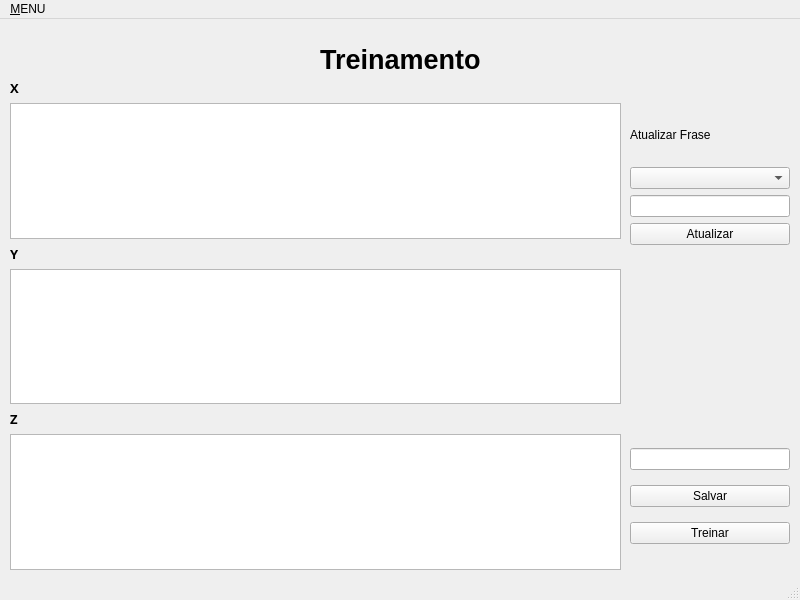
<?xml version="1.0" encoding="UTF-8"?>
<ui version="4.0">
 <class>MainWindow</class>
 <widget class="QMainWindow" name="MainWindow">
  <property name="geometry">
   <rect>
    <x>0</x>
    <y>0</y>
    <width>800</width>
    <height>600</height>
   </rect>
  </property>
  <property name="windowTitle">
   <string>SensorsProject - Predição</string>
  </property>
  <widget class="QWidget" name="centralwidget">
   <widget class="QWidget" name="gridLayoutWidget">
    <property name="geometry">
     <rect>
      <x>10</x>
      <y>60</y>
      <width>611</width>
      <height>491</height>
     </rect>
    </property>
    <layout class="QGridLayout" name="gridLayout">
     <item row="4" column="0">
      <widget class="QLabel" name="z_label">
       <property name="font">
        <font>
         <family>Arial Black</family>
         <pointsize>10</pointsize>
         <weight>75</weight>
         <bold>true</bold>
        </font>
       </property>
       <property name="text">
        <string>Z</string>
       </property>
      </widget>
     </item>
     <item row="3" column="0">
      <widget class="QGraphicsView" name="y_graph"/>
     </item>
     <item row="2" column="0">
      <widget class="QLabel" name="y_label">
       <property name="font">
        <font>
         <family>Arial Black</family>
         <pointsize>10</pointsize>
         <weight>75</weight>
         <bold>true</bold>
        </font>
       </property>
       <property name="text">
        <string>Y</string>
       </property>
      </widget>
     </item>
     <item row="5" column="0">
      <widget class="QGraphicsView" name="z_graph"/>
     </item>
     <item row="0" column="0">
      <widget class="QLabel" name="x_label">
       <property name="font">
        <font>
         <family>Arial Black</family>
         <pointsize>10</pointsize>
         <weight>75</weight>
         <bold>true</bold>
        </font>
       </property>
       <property name="text">
        <string>X</string>
       </property>
      </widget>
     </item>
     <item row="1" column="0">
      <widget class="QGraphicsView" name="x_graph"/>
     </item>
    </layout>
   </widget>
   <widget class="QWidget" name="horizontalLayoutWidget">
    <property name="geometry">
     <rect>
      <x>20</x>
      <y>20</y>
      <width>761</width>
      <height>41</height>
     </rect>
    </property>
    <layout class="QHBoxLayout" name="horizontalLayout">
     <item>
      <spacer name="horizontalSpacer_3">
       <property name="orientation">
        <enum>Qt::Horizontal</enum>
       </property>
       <property name="sizeHint" stdset="0">
        <size>
         <width>40</width>
         <height>20</height>
        </size>
       </property>
      </spacer>
     </item>
     <item>
      <widget class="QLabel" name="predicao_label">
       <property name="font">
        <font>
         <family>Arial</family>
         <pointsize>20</pointsize>
         <weight>75</weight>
         <bold>true</bold>
        </font>
       </property>
       <property name="text">
        <string>Treinamento</string>
       </property>
      </widget>
     </item>
     <item>
      <spacer name="horizontalSpacer_4">
       <property name="orientation">
        <enum>Qt::Horizontal</enum>
       </property>
       <property name="sizeHint" stdset="0">
        <size>
         <width>40</width>
         <height>20</height>
        </size>
       </property>
      </spacer>
     </item>
    </layout>
   </widget>
   <widget class="QWidget" name="verticalLayoutWidget">
    <property name="geometry">
     <rect>
      <x>630</x>
      <y>420</y>
      <width>160</width>
      <height>114</height>
     </rect>
    </property>
    <layout class="QVBoxLayout" name="verticalLayout">
     <item>
      <widget class="QLineEdit" name="lineEdit"/>
     </item>
     <item>
      <widget class="QPushButton" name="saveText">
       <property name="text">
        <string>Salvar</string>
       </property>
      </widget>
     </item>
     <item>
      <widget class="QPushButton" name="pushButton">
       <property name="text">
        <string>Treinar</string>
       </property>
      </widget>
     </item>
    </layout>
   </widget>
   <widget class="QWidget" name="verticalLayoutWidget_2">
    <property name="geometry">
     <rect>
      <x>630</x>
      <y>90</y>
      <width>160</width>
      <height>136</height>
     </rect>
    </property>
    <layout class="QVBoxLayout" name="verticalLayout_3">
     <item>
      <widget class="QLabel" name="label">
       <property name="text">
        <string>Atualizar Frase</string>
       </property>
       <property name="indent">
        <number>-1</number>
       </property>
      </widget>
     </item>
     <item>
      <widget class="QComboBox" name="comboBox"/>
     </item>
     <item>
      <widget class="QLineEdit" name="lineEdit_2"/>
     </item>
     <item>
      <widget class="QPushButton" name="pushButton_2">
       <property name="text">
        <string>Atualizar</string>
       </property>
      </widget>
     </item>
    </layout>
   </widget>
  </widget>
  <widget class="QMenuBar" name="menubar">
   <property name="geometry">
    <rect>
     <x>0</x>
     <y>0</y>
     <width>800</width>
     <height>30</height>
    </rect>
   </property>
   <widget class="QMenu" name="menuP_gina_Inicial">
    <property name="title">
     <string>&amp;MENU</string>
    </property>
    <addaction name="actionP_gina_Inicial"/>
   </widget>
   <addaction name="menuP_gina_Inicial"/>
  </widget>
  <widget class="QStatusBar" name="statusbar"/>
  <action name="actionP_gina_Inicial">
   <property name="text">
    <string>&amp;Página Inicial</string>
   </property>
  </action>
 </widget>
 <resources/>
 <connections/>
</ui>
